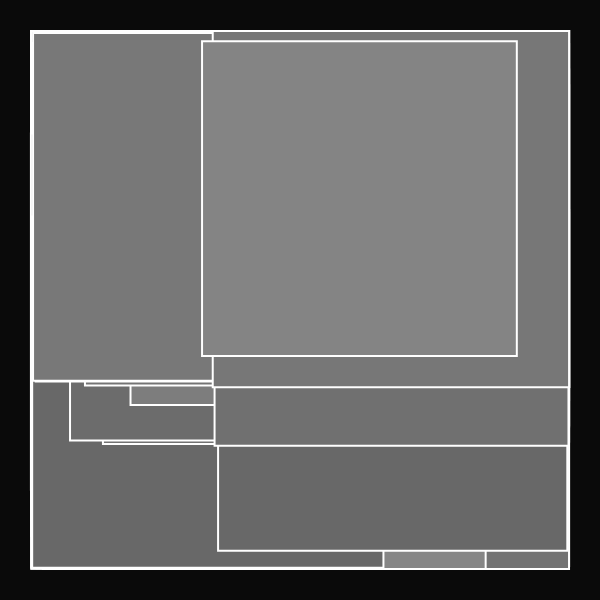
Frame 1 (no input)
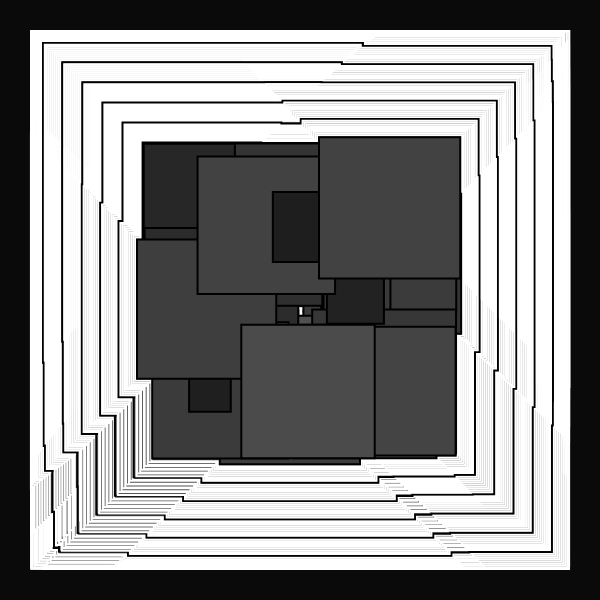
Frame 60 (no input)
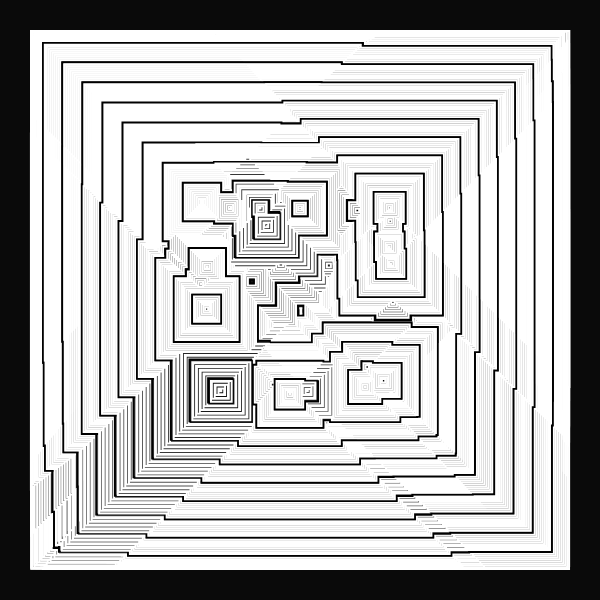
Frame 120 (the mouse pressed at the canvas centre since frame 60)

The p5.js sketch that drew these frames (run headless with seeded random() and noise() and a simulated clock; from frame 60 on, the mouse is pressed at the canvas centre):

// p5.js sketch
// ── sketch.js
//inspo from Fiona 

let moverSystems = [];
let num = 10;
let cells, cols, rows;
let offset, margin;
let cellW, cellH;
let bg;
let graphics;



function setup() {
  w = 600;
  var canvas;
    if(windowWidth>=600 && windowHeight >=600){
      canvas = createCanvas(600, 600);
    }
    else{
      canvas = createCanvas(windowWidth, windowHeight - 100);
    }

  var x = (windowWidth - width) / 2;
  var y = (windowHeight - height) / 2;

  canvas.position(x, y);
  background(0);
  noStroke();

  graphics = createGraphics(width, height);
  graphics.colorMode(HSB, 360, 100, 100, 100);

  cells = 1
  cols = cells;
  rows = cells;
  offset = width / 5;
  margin = offset / 5;
  cellW = (width - offset * 2 - margin * (cols - 1)) / cols;
  cellH = (height - offset * 2 - margin * (rows - 1)) / rows;
  

  for (let j = 0; j < rows; j++) {
    for (let i = 0; i < cols; i++) {
      let x = map(i, 0, cols, offset, width - offset + margin);
      let y = map(j, 0, rows, offset, width - offset + margin);
      let b = new Bound(x, y, cellW, cellH);
      moverSystems.push(new MoverSystem(b, int(random(10, 20))*map(cells,2,7,10,5), cellW/2, cellW/8));
      moverSystems[i].render();
    }
  }
  background(10);
  image(graphics,0,0);

}


function draw(){
  rectMode(CENTER)
  for (let ms of moverSystems) {
    ms.update();
    ms.render();
  }
  if(frameCount >300){
    noLoop();
  }
}

class Mover {
  constructor(x, y, d, c1, c2) {
    this.pos = createVector(x, y);
    this.noiseScale = createVector(200,-500,400);
    this.d = d;
    this.dLife = d/random(100);
    this.maxD = this.d;
    this.c1 = c1;
    this.c2 = c2;
  }
  update() {
    let n = map(noise(this.pos.x / this.noiseScale.x, this.pos.y / this.noiseScale.y), 0, 1, 600, -200);
    let vel = createVector(sin(n), sin(n));
    this.pos.add(vel);
    this.d -= this.dLife;
    this.d = constrain(this.d, 0, this.maxD);
  }
  render() {
    colorMode(RGB);
    let c = lerpColor(color(this.c1), color(this.c2 + 100), this.d/this.maxD);
    let cLine = lerpColor(color(this.c1), color(this.c2), this.d/this.maxD - 100);

    fill(c, 15);
    strokeWeight(2)
    stroke(255)
    if(frameCount%10 == 0){
      stroke(0);
    }
    rect(this.pos.x, this.pos.y, this.d*2, this.d*2);
  }
}

class MoverSystem {
  constructor(b, n, d, p) {
    this.movers = [];
    this.b = b;
    this.n = n;
    this.d = d;
    this.p = p;
    for (let i = 0; i < this.n; i++) {
      let c1 = random(p);
      let c2 = c1;
      while (c1 == c2) {
        c2 = random(p);
      }
      this.movers.push(new Mover(random(this.b.x, this.b.x + this.b.w), random(this.b.y, this.b.y + this.b.h), this.d, c1, c2));
    }
  }
  update() {
    for (let m of this.movers) {
      m.update();
      this.b.checkBound(m);
    }
  }
  render() {
    for (let m of this.movers) {
      m.render();
    }
  }
}



class Bound {
  constructor(x, y, w, h) {
    this.x = x;
    this.y = y;
    this.w = w;
    this.h = h;
  }
  checkBound(m) {
    if (m.pos.x - m.d / 2 < this.x) m.pos.x = this.x + m.d / 2;
    if (m.pos.x + m.d / 2 > this.x + this.w) m.pos.x = this.x + this.w - m.d / 2;
    if (m.pos.y - m.d / 2 < this.y) m.pos.y = this.y + m.d / 2;
    if (m.pos.y + m.d / 2 > this.y + this.h) m.pos.y = this.y + this.h - m.d / 2;
  }
  render() {
    //noFill();
    ellipse(this.x, this.y, this.w, this.h);
  }
}
